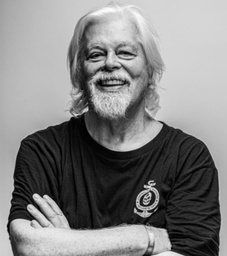
#> input picture pwatson.jpg, 227 x 256 px, shrunk from 650 x 734 before the run
$ python main.py
#> lines starting #> are read from the running program, lines starting #| are printed output that depends on the picture
import numpy as np
import cv2
from PIL import Image, ImageEnhance

import numpy as np

def sigmoid(x, midpoint=128, steepness=0.05):
    """
    Compute the sigmoid function for smooth transitions.

    Parameters:
    x (int): Grayscale value (0-255).
    midpoint (int): Center point of the transition (default: 128).
    steepness (float): Controls the steepness of the curve (default: 0.05).

    Returns:
    float: Probability of selecting white dice (0-1).
    """
    return 1 / (1 + np.exp(-steepness * (x - midpoint)))


def render_single_dice(face, pixel_size, dot_size_factor=0.2, background_color=0, dot_color=255):
    """
    Render a single dice face with customizable background and dot colors.

    Parameters:
    face (int): Dice face value (1-6).
    pixel_size (int): Size of the dice block in pixels.
    dot_size_factor (float): Proportion of the pixel size used for dots.
    background_color (int): Background color of the dice (0-255).
    dot_color (int): Dot color of the dice (0-255).

    Returns:
    PIL.Image.Image: PIL Image of the rendered dice face.
    """
    canvas = np.full((pixel_size, pixel_size), background_color, dtype=np.uint8)  # Background color

    dot_radius = max(1, int(pixel_size * dot_size_factor / 2))
    dot_positions = {
        1: [(0.5, 0.5)],
        2: [(0.25, 0.25), (0.75, 0.75)],
        3: [(0.25, 0.25), (0.5, 0.5), (0.75, 0.75)],
        4: [(0.25, 0.25), (0.25, 0.75), (0.75, 0.25), (0.75, 0.75)],
        5: [(0.25, 0.25), (0.25, 0.75), (0.75, 0.25), (0.75, 0.75), (0.5, 0.5)],
        6: [(0.25, 0.2), (0.25, 0.5), (0.25, 0.8),
            (0.75, 0.2), (0.75, 0.5), (0.75, 0.8)],
    }

    if face not in dot_positions:
        raise ValueError(f"Invalid face value: {face}. Must be 1-6.")

    for dx, dy in dot_positions[face]:
        cx = int(dx * pixel_size)
        cy = int(dy * pixel_size)
        cv2.circle(canvas, (cy, cx), dot_radius, dot_color, -1)  # Draw filled circle

    return Image.fromarray(canvas)


def block_average(image, block_size):
    """
    Compute block-wise average for an image.

    Parameters:
    image (PIL.Image.Image): Input PIL Image (grayscale).
    block_size (int): Size of each block (in pixels).

    Returns:
    numpy.ndarray: Numpy array of block-averaged values.
    """
    img_array = np.array(image)
    h, w = img_array.shape
    h_blocks, w_blocks = h // block_size, w // block_size
    avg_blocks = img_array[:h_blocks * block_size, :w_blocks * block_size] \
        .reshape(h_blocks, block_size, w_blocks, block_size) \
        .mean(axis=(1, 3))
    return avg_blocks

def render_dice_artwork(image_path, pixel_size, output_path, contrast_factor=1, upscale_factor=10, upscale_input=False):
    """
    Convert an image to a dice-based representation with smooth nonlinear grayscale-to-dice mapping.

    Parameters:
    image_path (str): Path to the input image.
    pixel_size (int): Size of each dice block in pixels.
    output_path (str): Path to save the output image.
    contrast_factor (float): Factor to adjust the contrast of the image.
    upscale_factor (int): Factor to upscale the input image.
    upscale_input (bool): Whether to upscale the input image before processing.

    Returns:
    None
    """
#> called with image_path = 'pwatson.jpg', pixel_size = 100, output_path = 'output/dice_artwork_cf{}.jpg', contrast_factor = 0.8, upscale_factor = 10, upscale_input = True
    # Load and preprocess the image
    image = Image.open(image_path)
#> image is the input picture: PIL image 227x256 RGB; min 0, max 254, mean 130

    if upscale_input:
        w, h = image.size
#> w = 227; h = 256
        image = image.resize((w * upscale_factor, h * upscale_factor), Image.Resampling.LANCZOS)
#> image: PIL image 2270x2560 RGB

    grayscale_image = image.convert("L")
    enhancer = ImageEnhance.Contrast(grayscale_image)
    grayscale_image = enhancer.enhance(contrast_factor)
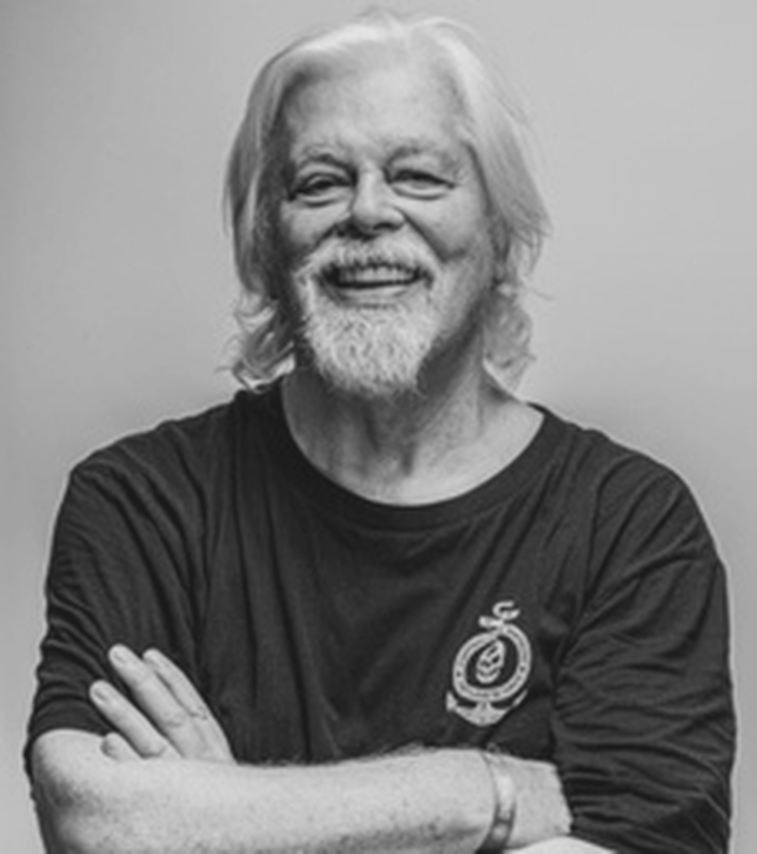
#> grayscale_image: PIL image 2270x2560 L (shown at 1/3 size); min 26, max 230, mean 129.6

    # Compute block averages
    block_data = block_average(grayscale_image, pixel_size)
#> in block_average, `avg_blocks = img_array[:h_blocks * block_size, :w_blocks * block_size]..`:
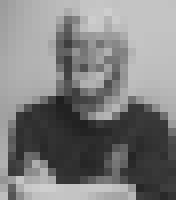
#> avg_blocks: shape (25, 22) float64 (shown 8 times larger); min 31.01, max 207.1, mean 127.9

    # Map grayscale to dice faces and types
    h_blocks, w_blocks = block_data.shape
#> h_blocks = 25; w_blocks = 22
    dice_faces = np.clip(np.ceil(block_data / 255 * 6), 1, 6).astype(int)
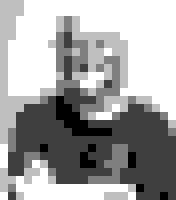
#> dice_faces: shape (25, 22) int64 (shown 8 times larger); min 1, max 5, mean 3.57; drawn with min black and max white

    np.savetxt("output/dice_faces_cf{}.txt".format(contrast_factor), dice_faces, fmt='%d')
    print("Dice face mapping saved to output/dice_faces_cf{}.txt".format(contrast_factor))

    # Create a blank canvas for the dice artwork at upscale resolution
    upscale_pixel_size = pixel_size * upscale_factor
    artwork_canvas = Image.new("L", (w_blocks * upscale_pixel_size, h_blocks * upscale_pixel_size), "black")
#> artwork_canvas: PIL image 22000x25000 L; every value is 0

    for i in range(h_blocks):
        for j in range(w_blocks):
            face = dice_faces[i, j]
            avg_value = block_data[i, j]

            if use_black_dice_exlusively:
                # Force black dice for all grayscale values
                dice_type = "black"
            else:
                # Compute probability of white dice using sigmoid
                # Midpoint (cc)	Steepness (kk)	Effect
                # 128       	0.05	        Very smooth and gradual transition.
                # 128	        0.1	            Smooth but slightly sharper transition.
                # 128	        0.2	            Quick transition, more distinct separation.
                # 100	        0.1	            Earlier transition to white dice, favoring brighter areas.
                # 150	        0.1	            Later transition, favoring darker areas with black dice.
                prob_white = sigmoid(avg_value, midpoint=128, steepness=0.05)
                dice_type = "white" if np.random.rand() < prob_white else "black"

            # Render the appropriate dice
            if dice_type == "black":
                background_color, dot_color = 0, 255  # Black dice
            else:
                background_color, dot_color = 255, 0  # White dice

            dice_image = render_single_dice(face, upscale_pixel_size, background_color=background_color, dot_color=dot_color)
            artwork_canvas.paste(dice_image, (j * upscale_pixel_size, i * upscale_pixel_size))

    # Downscale the artwork to the desired resolution
    final_canvas = artwork_canvas.resize((w_blocks * pixel_size, h_blocks * pixel_size), Image.Resampling.LANCZOS)
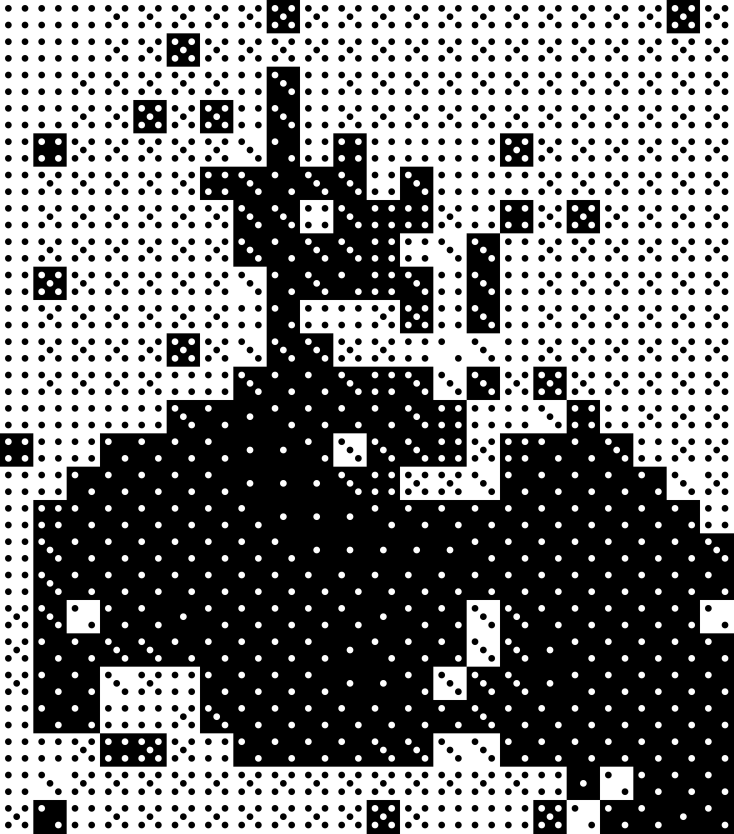
#> final_canvas: PIL image 2200x2500 L (shown at 1/3 size); min 0, max 255, mean 127

    # Save the final artwork
    output_path = output_path.format(contrast_factor)
    final_canvas.save(output_path)
    print(f"Artwork saved to {output_path}")

# Example usage
input_image_path = "pwatson.jpg"  # Replace with your input image
print('Processing using input image: ', input_image_path)
debug_mode = False
use_black_dice_exlusively = False # If set to True, you will use a mix of black and white dice.
upscaling_input = True # Set to True to upscale the input image.
#contrast_factor = 1 # original contrast factor of the input image.
contrast_factors = [0.8,1.2,1.5,1.9,2,3] # Range for contrast factor.
upscaling_factor = 10 # Upscaling factor for the input image.
# If you provide an image of 451x664. The output will be 4510x6640.
# Using 100px dices you will get a 45x66 dices image.(4510/100=45, 6640/100=66)
output_artwork_path = "output/dice_artwork_cf{}.jpg"
pixel_size = 100  # Output dice size in pixels (keep 100 as default. if reduced the dots will squeeze and alter final rendering)
for contrast_factor in contrast_factors:
#> (the run stopped early here; a loop or call above may not have finished)
